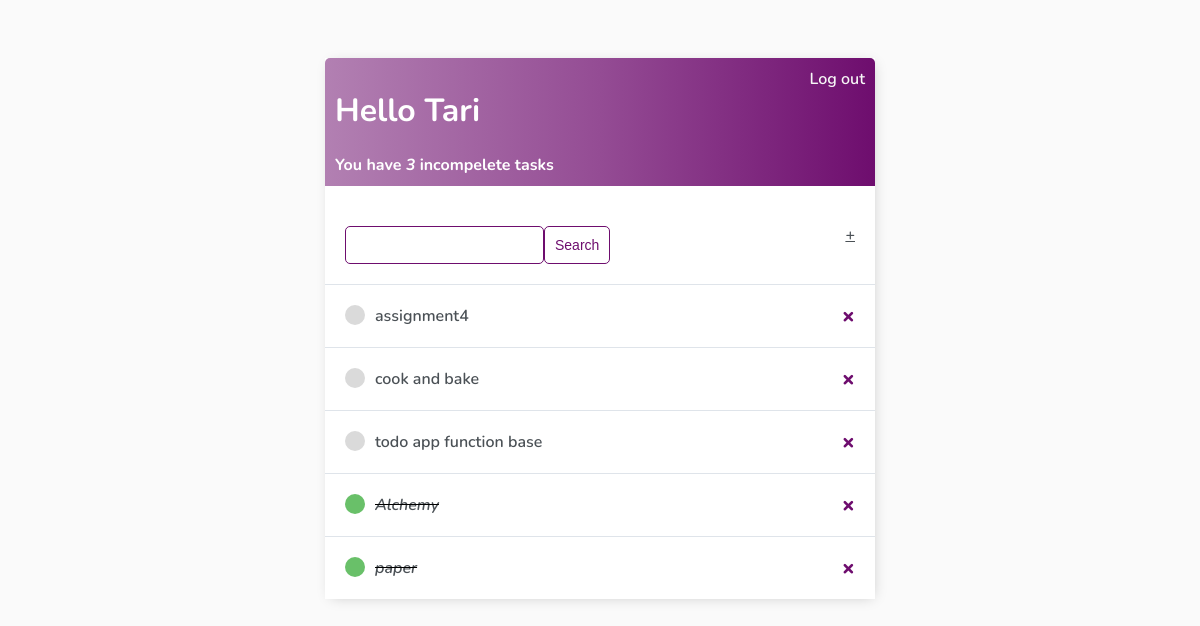
Before: / (signed in) with the older database file.
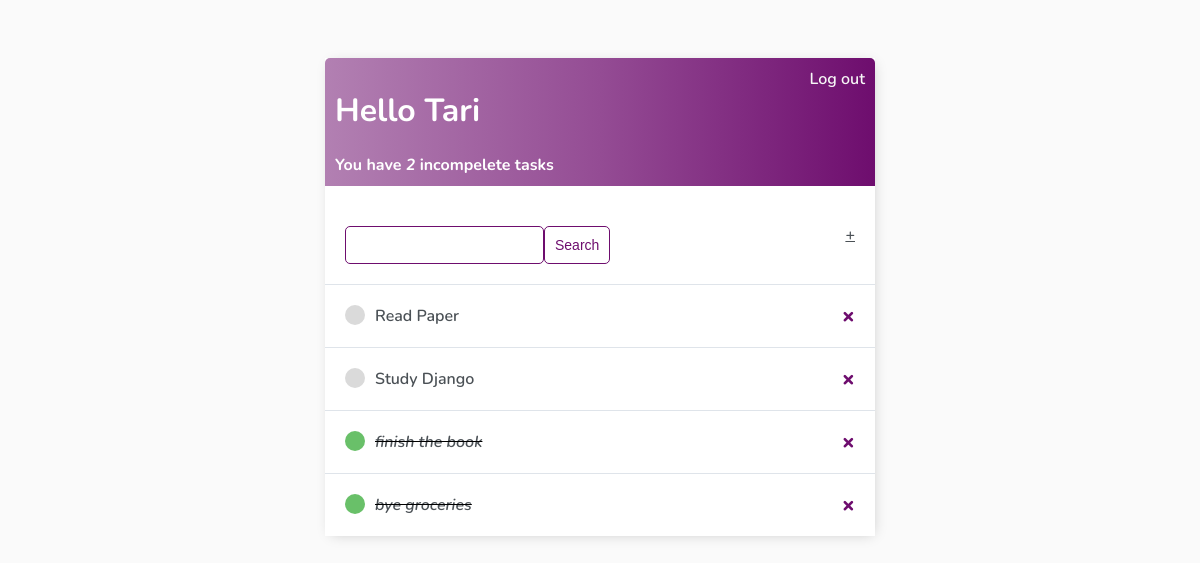
After: the same page with the newer database file.
### base/models.py (models this page shows, shortened)
class Task(models.Model):
    user = models.ForeignKey(User, on_delete=models.CASCADE, null=True, blank=True, related_name='user')
    title = models.CharField(max_length=200)
    description = models.TextField(null=True, blank=True)
    complete = models.BooleanField(default=False)
    created = models.DateTimeField(auto_now_add=True)
    class Meta:
        ordering = ['complete', '-created']

### base/views.py (the view)
# urls.py: path('', views.TaskList.as_view(), name='tasks'),
class TaskList(LoginRequiredMixin, ListView):
    model = models.Task
    context_object_name = 'tasks'
    template_name = 'base/tasks.html'
    def get_context_data(self, **kwargs):
        context = super().get_context_data(**kwargs)
        context['tasks'] =  context['tasks'].filter(user = self.request.user)
        context['count'] =  context['tasks'].filter(complete = False).count()
        search_input = self.request.GET.get('q') or ''
        if search_input:
            context['tasks'] = context['tasks'].filter(title__icontains = search_input)
        context['q'] = search_input
        return context

### base/templates/base/tasks.html
{% extends 'base/main.html' %}
{% block content %}
<div class="header-bar">
    <div>
        <h1>Hello {{request.user|title}}</h1>
        <h4 style="margin: 0;">You have <i>{{count}}</i> incompelete task{{count|pluralize:'s'}}</h4>
    </div>
    {% if request.user.is_authenticated %}
    <a href="{% url 'logout' %}">Log out</a>
    {% else %}
    <a href="{% url 'login' %}">Login</a>
    {% endif %}
</div>
<div id="search-add-wrapper">
    <form action="" method="GET" style="margin-top: 20px; display:flex;">
        <input type="text" name="q" value="{{q}}">
        <input class="button" type="submit" value="Search">
    </form>
    <a id="add-link" href="{% url 'task-create' %}">&#x2b</a>
</div>
<div class="task-item-wrapper">
    {% for task in tasks %}
    <div class="task-wrapper">
        {% if task.complete %}
        <div class="task-title">
            <div class="task-complete-icon"></div>
            <i><s><a href="{% url 'task-update' task.id %}">{{task.title}}</a></s></i>
        </div>
        <a class="delete-link" href="{% url 'task-delete' task.id %}">&#215;</a>
        {% else %}
        <div class="task-title">
            <div class="task-incomplete-icon"></div>
            <a href="{% url 'task-update' task.id %}">{{task.title}}</a>
        </div>
        <a class="delete-link" href="{% url 'task-delete' task.id %}">&#215;</a>
        {% endif %}
    </div>
    {% empty %}
    <p>No items in list.</p>
    {% endfor %}
</div>
{% endblock content %}

### base/templates/base/main.html (shortened to what this page needs)
{% load static %}
<!DOCTYPE html>
<html lang="en">
<head>
    <link rel="stylesheet"
    href="{% static 'main.css' %}">
</head>
<body>
    <div class="container" >
        {% block content%}
        {% endblock content%}
    </div>
</body>
</html>

### static/main.css (style rules this page uses)
body { background-color: #FAFAFA; font-family: 'Nunito', sans-serif; padding-top: 50px; }
h1, h2, h3, h4, h5, h6 { font-family: 'Nunito', sans-serif; }
a, p { color: #4b5156 }
a { font-weight: 600; }
.container { max-width: 550px; margin: auto; background-color: #fff; -webkit-box-shadow: 2px 2px 13px -4px rgba(0, 0, 0, 0.21); box-shadow: 2px 2px 13px -4px rgba(0, 0, 0, 0.21); }
input { outline: none; border: none; }
.header-bar { display: flex; justify-content: space-between; color: #fff; padding: 10px; border-radius: 5px 5px 0 0; background: linear-gradient(90deg, #b280b2, #944c94, #6e0d6e); }
.header-bar a { color: rgb(247, 247, 247); text-decoration: none; }
.task-wrapper { display: flex; align-items: center; justify-content: space-between; background-color: #fff; border-top: 1px solid #dfe4ea; overflow: hidden; }
.task-title { display: flex; padding: 20px; }
.task-title a { text-decoration: none; color: #4b5156; margin-left: 10px; }
.task-complete-icon { height: 20px; width: 20px; background-color: rgb(105, 192, 105); border-radius: 50%; }
.task-incomplete-icon { height: 20px; width: 20px; background-color: rgb(218, 218, 218); border-radius: 50%; }
.delete-link { text-decoration: none; font-weight: 900; color: #6e0d6e; font-size: 22px; line-height: 0; padding: 20px; }
#search-add-wrapper { display: flex; justify-content: space-between; align-items: center; padding: 20px; }
input[type=text], input[type=password], textarea { border: 1px solid #6e0d6e; border-radius: 5px; padding: 10px; width: 90%; }
::placeholder { font-weight: 300; opacity: 0.5; }
.button { border: 1px solid #6e0d6e; background-color: #FFF; color: #6e0d6e; padding: 10px; font-size: 14px; border-radius: 5px; cursor: pointer; text-decoration: none; }

Changed rows visible on the page:
removed Task: title "assignment4"
removed Task: title "cook and bake"
removed Task: title "todo app function base"
removed Task: title "Alchemy"
changed Task: complete True → False (drawn); title "paper" → "Read Paper"
added Task: title "Study Django"
added Task: title "finish the book"
added Task: title "bye groceries"
Other visible differences:
{{ count }}: "3" → "2"
